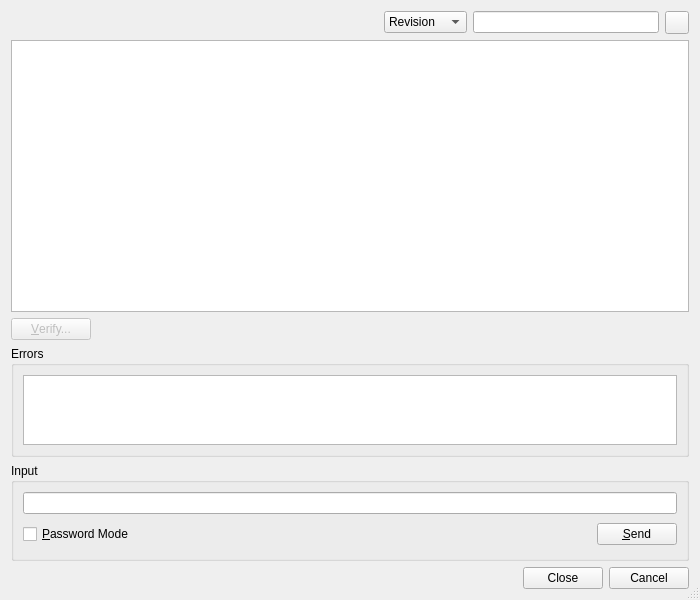
<?xml version="1.0" encoding="UTF-8"?>
<ui version="4.0">
 <class>HgGpgSignaturesDialog</class>
 <widget class="QDialog" name="HgGpgSignaturesDialog">
  <property name="geometry">
   <rect>
    <x>0</x>
    <y>0</y>
    <width>700</width>
    <height>600</height>
   </rect>
  </property>
  <property name="windowTitle">
   <string>Signed Changesets</string>
  </property>
  <property name="sizeGripEnabled">
   <bool>true</bool>
  </property>
  <layout class="QVBoxLayout" name="verticalLayout">
   <item>
    <layout class="QHBoxLayout" name="horizontalLayout_2">
     <item>
      <spacer name="horizontalSpacer_2">
       <property name="orientation">
        <enum>Qt::Horizontal</enum>
       </property>
       <property name="sizeHint" stdset="0">
        <size>
         <width>40</width>
         <height>20</height>
        </size>
       </property>
      </spacer>
     </item>
     <item>
      <spacer name="horizontalSpacer_3">
       <property name="orientation">
        <enum>Qt::Horizontal</enum>
       </property>
       <property name="sizeHint" stdset="0">
        <size>
         <width>40</width>
         <height>20</height>
        </size>
       </property>
      </spacer>
     </item>
     <item>
      <widget class="QComboBox" name="categoryCombo">
       <property name="toolTip">
        <string>Select the category to filter on</string>
       </property>
       <item>
        <property name="text">
         <string>Revision</string>
        </property>
       </item>
       <item>
        <property name="text">
         <string>Signature</string>
        </property>
       </item>
      </widget>
     </item>
     <item>
      <widget class="QLineEdit" name="rxEdit">
       <property name="toolTip">
        <string>Enter the regular expression to filter on</string>
       </property>
      </widget>
     </item>
     <item>
      <widget class="QToolButton" name="clearRxEditButton">
       <property name="text">
        <string/>
       </property>
      </widget>
     </item>
    </layout>
   </item>
   <item>
    <widget class="QTreeWidget" name="signaturesList">
     <property name="sizePolicy">
      <sizepolicy hsizetype="Expanding" vsizetype="Expanding">
       <horstretch>0</horstretch>
       <verstretch>3</verstretch>
      </sizepolicy>
     </property>
     <property name="alternatingRowColors">
      <bool>true</bool>
     </property>
     <property name="rootIsDecorated">
      <bool>false</bool>
     </property>
     <property name="headerHidden">
      <bool>true</bool>
     </property>
     <column>
      <property name="text">
       <string notr="true">1</string>
      </property>
     </column>
    </widget>
   </item>
   <item>
    <layout class="QHBoxLayout" name="horizontalLayout">
     <item>
      <widget class="QPushButton" name="verifyButton">
       <property name="enabled">
        <bool>false</bool>
       </property>
       <property name="toolTip">
        <string>Press to verify the signatures of the selected revision</string>
       </property>
       <property name="text">
        <string>&amp;Verify...</string>
       </property>
      </widget>
     </item>
     <item>
      <spacer name="horizontalSpacer">
       <property name="orientation">
        <enum>Qt::Horizontal</enum>
       </property>
       <property name="sizeHint" stdset="0">
        <size>
         <width>40</width>
         <height>20</height>
        </size>
       </property>
      </spacer>
     </item>
    </layout>
   </item>
   <item>
    <widget class="QGroupBox" name="errorGroup">
     <property name="sizePolicy">
      <sizepolicy hsizetype="Preferred" vsizetype="Expanding">
       <horstretch>0</horstretch>
       <verstretch>1</verstretch>
      </sizepolicy>
     </property>
     <property name="title">
      <string>Errors</string>
     </property>
     <layout class="QVBoxLayout">
      <item>
       <widget class="QTextEdit" name="errors">
        <property name="focusPolicy">
         <enum>Qt::NoFocus</enum>
        </property>
        <property name="whatsThis">
         <string>&lt;b&gt;Mercurial errors&lt;/b&gt;&lt;p&gt;This shows possible error messages.&lt;/p&gt;</string>
        </property>
        <property name="readOnly">
         <bool>true</bool>
        </property>
        <property name="acceptRichText">
         <bool>false</bool>
        </property>
       </widget>
      </item>
     </layout>
    </widget>
   </item>
   <item>
    <widget class="QGroupBox" name="inputGroup">
     <property name="title">
      <string>Input</string>
     </property>
     <layout class="QGridLayout" name="_2">
      <item row="1" column="1">
       <spacer>
        <property name="orientation">
         <enum>Qt::Horizontal</enum>
        </property>
        <property name="sizeType">
         <enum>QSizePolicy::Expanding</enum>
        </property>
        <property name="sizeHint" stdset="0">
         <size>
          <width>327</width>
          <height>29</height>
         </size>
        </property>
       </spacer>
      </item>
      <item row="1" column="2">
       <widget class="QPushButton" name="sendButton">
        <property name="toolTip">
         <string>Press to send the input to the hg process</string>
        </property>
        <property name="text">
         <string>&amp;Send</string>
        </property>
        <property name="shortcut">
         <string>Alt+S</string>
        </property>
       </widget>
      </item>
      <item row="0" column="0" colspan="3">
       <widget class="QLineEdit" name="input">
        <property name="toolTip">
         <string>Enter data to be sent to the hg process</string>
        </property>
       </widget>
      </item>
      <item row="1" column="0">
       <widget class="QCheckBox" name="passwordCheckBox">
        <property name="toolTip">
         <string>Select to switch the input field to password mode</string>
        </property>
        <property name="text">
         <string>&amp;Password Mode</string>
        </property>
        <property name="shortcut">
         <string>Alt+P</string>
        </property>
       </widget>
      </item>
     </layout>
    </widget>
   </item>
   <item>
    <widget class="QDialogButtonBox" name="buttonBox">
     <property name="orientation">
      <enum>Qt::Horizontal</enum>
     </property>
     <property name="standardButtons">
      <set>QDialogButtonBox::Cancel|QDialogButtonBox::Close</set>
     </property>
    </widget>
   </item>
  </layout>
 </widget>
 <tabstops>
  <tabstop>categoryCombo</tabstop>
  <tabstop>rxEdit</tabstop>
  <tabstop>clearRxEditButton</tabstop>
  <tabstop>signaturesList</tabstop>
  <tabstop>verifyButton</tabstop>
  <tabstop>input</tabstop>
  <tabstop>passwordCheckBox</tabstop>
  <tabstop>sendButton</tabstop>
  <tabstop>buttonBox</tabstop>
 </tabstops>
 <resources/>
 <connections>
  <connection>
   <sender>clearRxEditButton</sender>
   <signal>clicked()</signal>
   <receiver>rxEdit</receiver>
   <slot>clear()</slot>
   <hints>
    <hint type="sourcelabel">
     <x>681</x>
     <y>16</y>
    </hint>
    <hint type="destinationlabel">
     <x>631</x>
     <y>15</y>
    </hint>
   </hints>
  </connection>
 </connections>
</ui>
